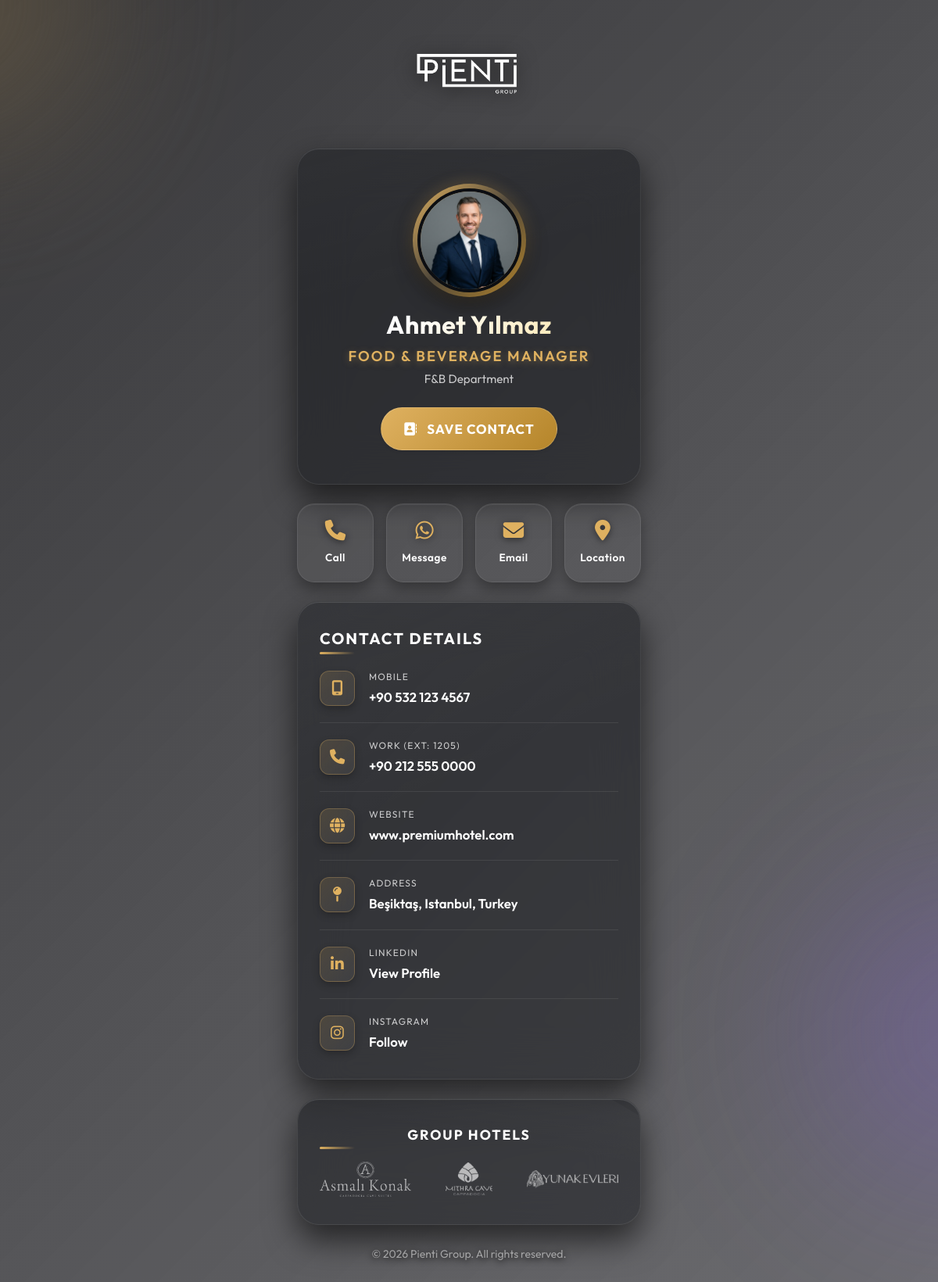
Page /index.php?slug=fb-manager on the committed database.
### tables this page shows
CREATE TABLE `employees` (
  `id` int(11) NOT NULL AUTO_INCREMENT,
  `slug` varchar(100) NOT NULL,
  `first_name` varchar(100) NOT NULL,
  `last_name` varchar(100) NOT NULL,
  `title` varchar(150) NOT NULL,
  `department` varchar(100) NOT NULL,
  `phone` varchar(50) DEFAULT NULL,
  `mobile` varchar(50) DEFAULT NULL,
  `email` varchar(150) DEFAULT NULL,
  `website` varchar(255) DEFAULT NULL,
  `extension` varchar(20) DEFAULT NULL,
  `whatsapp` varchar(50) DEFAULT NULL,
  `location_url` varchar(500) DEFAULT NULL,
  `profile_image` varchar(255) DEFAULT 'default_profile.jpg',
  `hotel_name` varchar(150) NOT NULL DEFAULT 'Pienti Group',
  `hotel_address` text DEFAULT NULL,
  `social_linkedin` varchar(255) DEFAULT NULL,
  `social_instagram` varchar(255) DEFAULT NULL,
  `status` tinyint(1) DEFAULT 1,
  `show_balloons` tinyint(1) DEFAULT 0,
  `created_at` timestamp DEFAULT current_timestamp(),
  PRIMARY KEY (`id`),
  UNIQUE KEY `slug_unique` (`slug`)
);

### index.php (called while the page is built, shortened)
<?php
require_once 'config.php';
$slug = isset($_GET['slug']) ? htmlspecialchars(trim($_GET['slug'])) : '';
$employee = getEmployeeBySlug($pdo, $slug);
require_once 'card.php';
?>

### config.php (called while the page is built, shortened)
<?php
function getEmployeeBySlug($pdo, $slug) {
    $stmt = $pdo->prepare("SELECT * FROM employees WHERE slug = ? AND status = 1");
    $stmt->execute([$slug]);
    return $stmt->fetch();
}
?>

### card.php (the view, shortened to what this page needs)
<!DOCTYPE html>
<html lang="en">
<head>
    <link href="https://cdn.jsdelivr.net/npm/bootstrap@5.3.2/dist/css/bootstrap.min.css" rel="stylesheet">
    <link rel="stylesheet" href="https://cdnjs.cloudflare.com/ajax/libs/font-awesome/6.4.2/css/all.min.css">
    <link rel="stylesheet" href="/assets/css/style.css?v=6">
</head>
<body class="dark-theme">
    <div class="bg-shape shape-1"></div>
    <div class="bg-shape shape-2"></div>
    <div class="container mobile-container">
        <div class="text-center mt-4 mb-3 fade-in">
            <img src="/assets/img/logo.svg" alt="<?= htmlspecialchars($employee['hotel_name']) ?> Logo" class="hotel-logo-img" onerror="this.style.display='none'; this.nextElementSibling.style.display='block';">
        </div>
        <div class="glass-card profile-card text-center mb-4 slide-up">
            <div class="profile-img-wrapper">
                <img src="/assets/img/<?= htmlspecialchars($employee['profile_image']) ?>" alt="Profile" class="profile-img" onerror="this.src='/assets/img/default_profile.jpg'">
            </div>
            <h1 class="name-title mt-3"><?= htmlspecialchars($employee['first_name'] . ' ' . $employee['last_name']) ?></h1>
            <p class="job-title text-gold mb-1"><?= htmlspecialchars($employee['title']) ?></p>
            <p class="department-text mb-0"><?= htmlspecialchars($employee['department']) ?></p>
            <div class="action-buttons mt-4">
                <?php
                $vcf_link = (isset($IS_STATIC_EXPORT) && $IS_STATIC_EXPORT)
                            ? "/vcf/" . urlencode($slug) . ".vcf"
                            : "/vcard.php?slug=" . urlencode($slug);
                ?>
                <a href="<?= $vcf_link ?>" class="btn btn-gold mb-2 rounded-pill shadow-sm">
                    <i class="fa-solid fa-address-book me-2"></i> Save Contact
                </a>
            </div>
        </div>
        <div class="row g-3 mb-4 slide-up justify-content-center" style="animation-delay: 0.1s;">
            <?php if(!empty($employee['mobile'])): ?>
            <div class="col-3">
                <a href="tel:<?= str_replace(' ', '', $employee['mobile']) ?>" class="quick-action-btn glass-btn">
                    <i class="fa-solid fa-phone"></i>
                    <span>Call</span>
                </a>
            </div>
            <?php endif; ?>
            <?php if(!empty($employee['whatsapp'])): ?>
            <div class="col-3">
                <a href="https://wa.me/<?= str_replace(['+', ' '], '', $employee['whatsapp']) ?>" target="_blank" class="quick-action-btn glass-btn">
                    <i class="fa-brands fa-whatsapp"></i>
                    <span>Message</span>
                </a>
            </div>
            <?php endif; ?>
            <?php if(!empty($employee['email'])): ?>
            <div class="col-3">
                <a href="mailto:<?= htmlspecialchars($employee['email']) ?>" class="quick-action-btn glass-btn">
                    <i class="fa-solid fa-envelope"></i>
                    <span>Email</span>
                </a>
            </div>
            <?php endif; ?>
            <?php if(!empty($employee['location_url'])): ?>
            <div class="col-3">
                <a href="<?= htmlspecialchars($employee['location_url']) ?>" target="_blank" class="quick-action-btn glass-btn">
                    <i class="fa-solid fa-location-dot"></i>
                    <span>Location</span>
                </a>
            </div>
            <?php endif; ?>
        </div>
        <div class="glass-card contact-details mb-4 slide-up" style="animation-delay: 0.2s;">
            <h3 class="section-title">Contact Details</h3>
            <ul class="contact-list list-unstyled mb-0">
                <?php if(!empty($employee['mobile'])): ?>
                <li>
                    <div class="icon-box"><i class="fa-solid fa-mobile-screen"></i></div>
                    <div class="info-text">
                        <span class="label">Mobile</span>
                        <a href="tel:<?= str_replace(' ', '', $employee['mobile']) ?>"><?= htmlspecialchars($employee['mobile']) ?></a>
                    </div>
                </li>
                <?php endif; ?>
                <?php if(!empty($employee['phone'])): ?>
                <li>
                    <div class="icon-box"><i class="fa-solid fa-phone"></i></div>
                    <div class="info-text">
                        <span class="label">Work <?= !empty($employee['extension']) ? '(Ext: '.$employee['extension'].')' : '' ?></span>
                        <a href="tel:<?= str_replace(' ', '', $employee['phone']) ?>"><?= htmlspecialchars($employee['phone']) ?></a>
                    </div>
                </li>
                <?php endif; ?>
                <?php if(!empty($employee['website'])): ?>
                <li>
                    <div class="icon-box"><i class="fa-solid fa-globe"></i></div>
                    <div class="info-text">
                        <span class="label">Website</span>
                        <a href="http://<?= htmlspecialchars($employee['website']) ?>" target="_blank"><?= htmlspecialchars($employee['website']) ?></a>
                    </div>
                </li>
                <?php endif; ?>
                <?php if(!empty($employee['hotel_address'])): ?>
                <li>
                    <div class="icon-box"><i class="fa-solid fa-map-pin"></i></div>
                    <div class="info-text">
                        <span class="label">Address</span>
                        <span class="text-white-50"><?= htmlspecialchars($employee['hotel_address']) ?></span>
                    </div>
                </li>
                <?php endif; ?>
                <?php if(!empty($employee['social_linkedin'])): ?>
                <li>
                    <div class="icon-box"><i class="fa-brands fa-linkedin-in"></i></div>
                    <div class="info-text">
                        <span class="label">LinkedIn</span>
                        <a href="<?= htmlspecialchars($employee['social_linkedin']) ?>" target="_blank">View Profile</a>
                    </div>
                </li>
                <?php endif; ?>
                <?php if(!empty($employee['social_instagram'])): ?>
                <li>
                    <div class="icon-box"><i class="fa-brands fa-instagram"></i></div>
                    <div class="info-text">
                        <span class="label">Instagram</span>
                        <a href="<?= htmlspecialchars($employee['social_instagram']) ?>" target="_blank">Follow</a>
                    </div>
                </li>
                <?php endif; ?>
            </ul>
        </div>
        <div class="glass-card hotels-section mb-4 slide-up" style="animation-delay: 0.25s;">
            <h3 class="section-title text-center d-block mb-4" style="font-size: 1.1rem; letter-spacing: 2px;">Group Hotels</h3>
            <div class="hotel-logos-flex">
                <div class="hotel-logo-item">
                    <a href="https://pientigroup2026.github.io/pienti-nfc/asmalikonak/" target="_blank" rel="noopener noreferrer" class="hotel-logo-link">
                        <img src="/assets/img/asmali_konak-1.png" alt="Asmalı Konak" class="hotel-footer-logo" style="max-height: 45px;">
                    </a>
                </div>
                <div class="hotel-logo-item">
                    <a href="https://pientigroup2026.github.io/pienti-nfc/mithra/" target="_blank" rel="noopener noreferrer" class="hotel-logo-link">
                        <img src="/assets/img/mithra_cave-1.png" alt="Mithra Cave" class="hotel-footer-logo" style="max-height: 42px;">
                    </a>
                </div>
                <div class="hotel-logo-item">
                    <a href="https://pientigroup2026.github.io/pienti-nfc/yunak/" target="_blank" rel="noopener noreferrer" class="hotel-logo-link">
                        <img src="/assets/img/yunak_evleri-1.png" alt="Yunak Evleri" class="hotel-footer-logo" style="max-height: 34px;">
                    </a>
                </div>
            </div>
        </div>
        <div class="footer-text text-center text-white-50 pb-4 slide-up" style="animation-delay: 0.32s;">
            <small>&copy; 2026 Pienti Group. All rights reserved.</small>
        </div>
    </div>
</body>
</html>

### rows in the picture
employees: profile_image (placeholder picture), first_name+last_name "Ahmet Yılmaz", title "FOOD & BEVERAGE MANAGER", department "F&B Department", mobile "+90 532 123 4567", extension "1205", phone "+90 212 555 0000", website "www.premiumhotel.com", hotel_address "Beşiktaş, Istanbul, Turkey"
